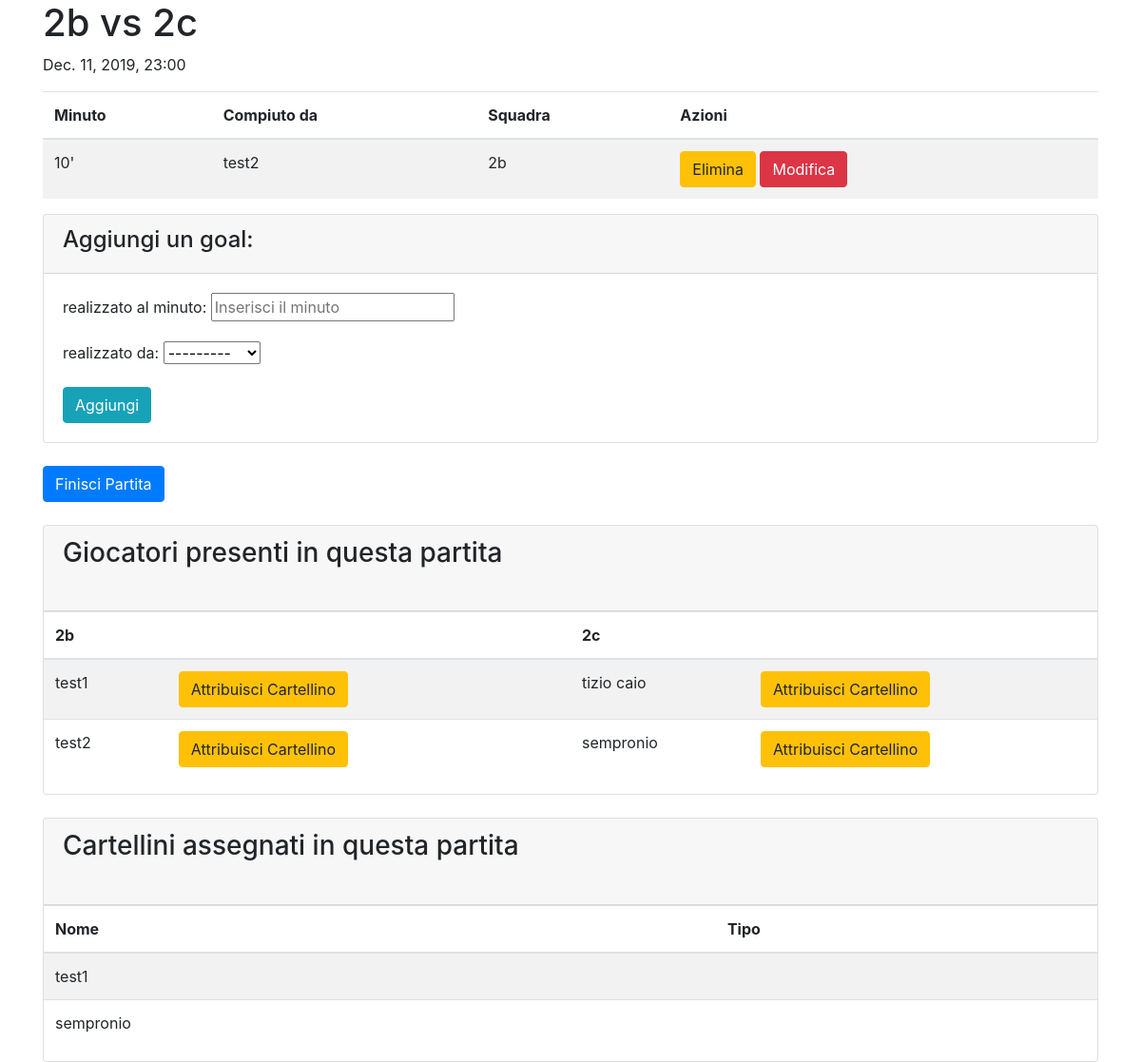
The page /calcetto/arbitra/2 (signed in) on the database its author committed.
### calcetto/models.py (models this page shows, shortened)
class Partita(models.Model):
    data = models.DateTimeField('data', blank=True, null=True)
    squadra_1 = models.ForeignKey(Squadra, on_delete=models.CASCADE, related_name="squadra_1")
    squadra_2 = models.ForeignKey(Squadra, on_delete=models.CASCADE, related_name="squadra_2")
    goals = models.ManyToManyField(Goal)
    result = models.CharField(default="0-0", blank=True, null=True, max_length=10)
    finita = models.BooleanField(default=False)
    email_sent = models.BooleanField(default=False)

class Squadra(models.Model):
    classe = models.CharField(max_length=30)
    calciatori = models.ManyToManyField(Studente)
    score = models.IntegerField(default=0)
    eliminata = models.BooleanField(default=False)
    contatto = models.EmailField(null=True, blank=True)

class Goal(models.Model):
    realizzato = models.DateTimeField(auto_now_add=True, blank=True)
    minuto = models.IntegerField()
    giocatore = models.ForeignKey(Studente, on_delete=models.CASCADE)
    squadra = models.ForeignKey(Squadra, on_delete=models.CASCADE)

class Studente(models.Model):
    nome = models.CharField(max_length=100)
    cartellini = models.ManyToManyField(Cartellino)
    goals = models.IntegerField(default=0)
    def __str__(self):
        return self.nome

### calcetto/views.py (the view, shortened to what this page needs)
# urls.py: path('calcetto/arbitra/<int:pk>', login_required(views.ArbitraPartite.as_view())),
class ArbitraPartite(View):
    template_name = 'arbitra.html'
    def get(self, request, pk):
        form = CreaGoal()
        partita = Partita.objects.get(pk=pk)
        squadra1 = partita.squadra_1
        squadra2 = partita.squadra_2
        giocatori = squadra1.calciatori.all() | squadra2.calciatori.all()
        form.fields["giocatore"].queryset = giocatori
        cartellini = {}
        for s in giocatori:
            if s.cartellini.count() > 0:
                cartellini[s.nome] = s.cartellini.all()
        return render(request, self.template_name, {'partita': partita, 'goals': partita.goals.all(), 'form': form, 'squadra1': squadra1.calciatori.all(), 'squadra2': squadra2.calciatori.all(), 'cartellini': cartellini})

### calcetto/forms.py
class CreaGoal(forms.ModelForm):
    class Meta:
        model = Goal
        fields = ('minuto', 'giocatore')
        labels = {
            'minuto': 'realizzato al minuto',
            'giocatore': 'realizzato da'
        }
        widgets = {
            'minuto': forms.NumberInput(attrs={'placeholder': 'Inserisci il minuto'})
        }

### calcetto/templates/arbitra.html (shortened to what this page needs)
{% extends 'base.html' %}
{% block content %}
<div class="container">
  <h1>{{partita.squadra_1.classe}} vs {{partita.squadra_2.classe}}</h1>
  <p>{{partita.data|date}}, {{partita.data.hour|add:"1"}}:{% if partita.data.minute < 10 %}0{{partita.data.minute}}{% else %}{{partita.data.minute}}{% endif %}</p>
  <table class="table table-striped">
    <thead>
      <th>Minuto</th>
      <th>Compiuto da</th>
      <th>Squadra</th>
      <th>Azioni</th>
    </thead>
    <tbody>
      {% for goal in goals %}
        <tr>
          <td>{{goal.minuto}}'
          <td>{{goal.giocatore.nome}}</td>
          <td>{{goal.squadra.classe}}</td>
          <td>{% if partita.finita == False %}<a href="/calcetto/elimina/{{goal.id}}/p?partita={{partita.id}}"><button class="btn btn-warning">Elimina</button></a> <a href="/calcetto/modifica/{{goal.id}}/p?partita={{partita.id}}"><button class="btn btn-danger">Modifica</button></a>{% endif %}</td>
        </tr>
      {% empty %}
        <tr>
            Ancora non è stato effettuato nessun goal
        </tr>
      {% endfor %}
    </tbody>
  </table>
  <div class="card">
  <div class="card-header">
  <h4>Aggiungi un goal:</h4>
  </div>
  <div class="card-body">
  <form class="form" action="/calcetto/arbitra/{{partita.id}}" method="post">
    {{form.as_p}}
    <button type="submit" name="button" class="btn btn-info">Aggiungi</button>
  </form>
  </div>
  </div>
  <br>
  {% if partita.finita == False %}
    <a href="/calcetto/finisci/{{partita.id}}"><button class="btn btn-primary">Finisci Partita</button></a><br><br>
  {% endif %}
  <div class="card">
    <div class="card-header">
      <h3>Giocatori presenti in questa partita</h3><br>
    </div>
  <div class="squadre">
    <table class="table table-striped">
      <thead>
        <th>{{partita.squadra_1.classe}}</th>
        <th></th>
      </thead>
      <tbody>
        {% for calciatore in squadra1 %}
          <tr>
            <td>{{calciatore.nome}}</td>
            <td><a href="/calcetto/studente/cartellino/{{calciatore.id}}?partita={{partita.id}}"><button class="btn btn-warning">Attribuisci Cartellino</button></a></td>
          </tr>
        {% endfor %}
      </tbody>
    </table>
    <table class="table table-striped">
      <thead>
        <th>{{partita.squadra_2.classe}}</th>
        <th></th>
      </thead>
      <tbody>
        {% for calciatore in squadra2 %}
        <tr>
          <td>{{calciatore.nome}}</td>
          <td><a href="/calcetto/studente/cartellino/{{calciatore.id}}?partita={{partita.id}}"><button class="btn btn-warning">Attribuisci Cartellino</button></a></td>
        </tr>
        {% endfor %}
      </tbody>
    </table>
  </div>
  </div>
  <br>
  <div class="card">
    <div class="card-header">
      <h3>Cartellini assegnati in questa partita</h3><br>
  </div>
  <table class="table table-striped">
    <thead>
      <th>Nome</th>
      <th>Tipo</th>
    </thead>
    {% for studente, cartellino in cartellini.items %}
      <tr>
        <td>{{studente}}</td>
        <td>{{cartellino.tipo}}</td>
      </tr>
    {% empty %}
      <tr>
        Non è stato ancora assegnato un cartellino o un'ammonizione
      </tr>
    {% endfor %}
  </table>
  </div>
</div>
{% endblock %}

### calcetto/templates/arbitra.html (style rules this page uses)
.squadre { display: grid; grid-template-columns: 1fr 1fr; }

### rows shown on the page
Partita: squadra_1.classe "2b", squadra_2.classe "2c", data "Dec. 11, 2019", data.hour|add "23", data.minute "0"
Goal: minuto "10", giocatore.nome "test2", squadra.classe "2b"
Studente: nome "test1", cartellini "test1"
Studente: nome "test2"
Studente: nome "tizio caio"
Studente: nome "sempronio", cartellini "sempronio"
